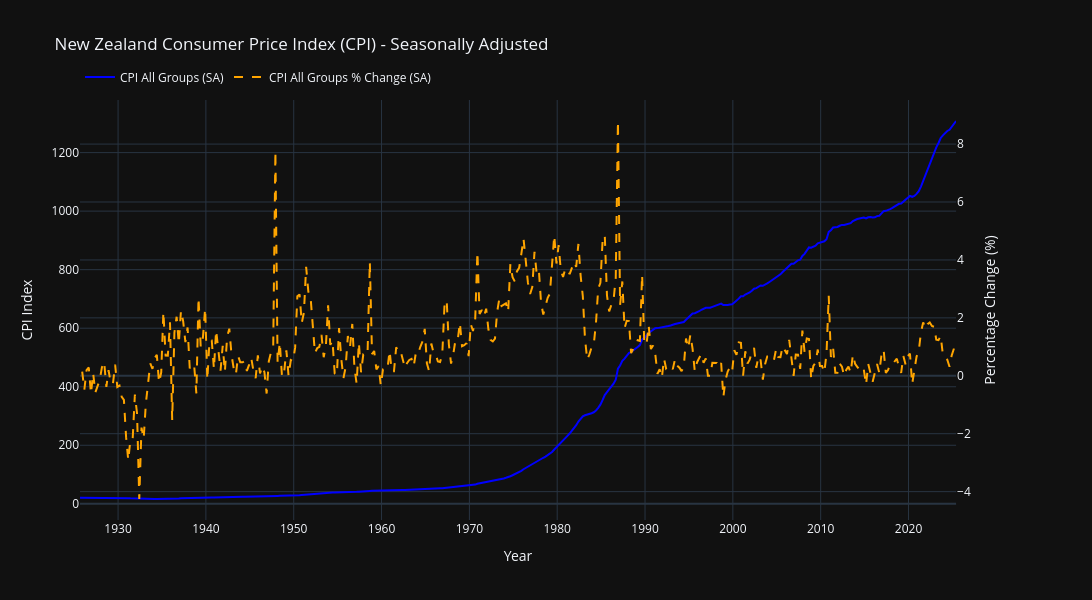
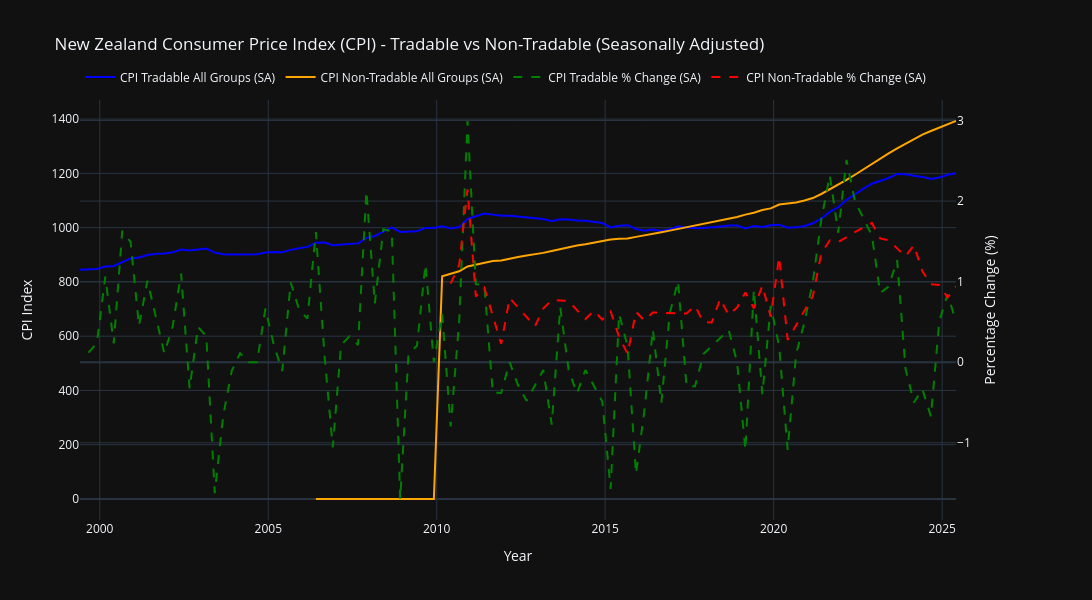

Source (notebook cell) for these figures, in order:
### Markdown cell above
# Seasonally Adjusted CPI
Assess the impact of seasonally adjusted CPI data on aggregates.

1. 'CPI All Groups for New Zealand, Seasonally adjusted'
2. 'CPI Non-standard Tradable & Non-tradable series,Seasonally adjusted' - 'Tradable All Groups' vs 'Non-Tradable All Groups'

Note: Python enables to programmatically analyse different combinations of inflation data to place specific bets depending on the outcomes.

### Code cell
# Use the processing function to clean the CPI seasonally adjusted dataframe.
cpi_sa_processed_df = process_cpi_sa(cpi_quarterly_sa_df)
# Split the dataframe into three separate groups: All groups seasonally adjusted, Non-standard tradable and non-tradable, and tradable all groups.
cpi_sa_nz_df = cpi_sa_processed_df[cpi_sa_processed_df['Group'] == 'CPI All Groups for New Zealand, Seasonally adjusted']
cpi_sa_tradeable_df = cpi_sa_processed_df[cpi_sa_processed_df['Group'] == 'CPI Non-standard Tradable & Non-tradable series,Seasonally adjusted']
cpi_sa_tradeable_df = cpi_sa_tradeable_df[cpi_sa_tradeable_df['Series_title_2'] == 'Tradable All Groups']

cpi_sa_non_tradeable_df = cpi_sa_processed_df[cpi_sa_processed_df['Group'] == 'CPI Non-standard Tradable & Non-tradable series,Seasonally adjusted']
cpi_sa_non_tradeable_df = cpi_sa_non_tradeable_df[cpi_sa_non_tradeable_df['Series_title_2'] == 'Non-Tradable All Groups']

# Plot the three CPI seasonally adjusted groups.
# Create subplot with secondary y-axis
fig = make_subplots(specs=[[{"secondary_y": True}]])

# Left y-axis: CPI Index
fig.add_trace(
    go.Scatter(
        x=cpi_sa_nz_df["date"],
        y=cpi_sa_nz_df["value"],
        name="CPI All Groups (SA)",
        mode="lines",
        line=dict(color="blue")
    ),
    secondary_y=False
)

# Right y-axis: % Change (using pct_change * 100 like in your Matplotlib code)
fig.add_trace(
    go.Scatter(
        x=cpi_sa_nz_df["date"],
        y=cpi_sa_nz_df["value"].pct_change() * 100,
        name="CPI All Groups % Change (SA)",
        mode="lines",
        line=dict(color="orange", dash="dash")
    ),
    secondary_y=True
)

# Layout
fig.update_layout(
    title_text="New Zealand Consumer Price Index (CPI) - Seasonally Adjusted",
    height=600,
    width=1100,
    hovermode="x unified",
    legend=dict(orientation="h", yanchor="bottom", y=1.02, xanchor="left", x=0)
)

# Axis labels
fig.update_xaxes(title_text="Year", showgrid=True)
fig.update_yaxes(title_text="CPI Index", secondary_y=False, showgrid=True)
fig.update_yaxes(title_text="Percentage Change (%)", secondary_y=True)

fig.show()

# Create subplot with secondary y-axis
fig = make_subplots(specs=[[{"secondary_y": True}]])

# Left y-axis: CPI Index
fig.add_trace(
    go.Scatter(
        x=cpi_sa_tradeable_df["date"],
        y=cpi_sa_tradeable_df["value"],
        name="CPI Tradable All Groups (SA)",
        mode="lines",
        line=dict(color="blue")
    ),
    secondary_y=False
)

fig.add_trace(
    go.Scatter(
        x=cpi_sa_non_tradeable_df["date"],
        y=cpi_sa_non_tradeable_df["value"],
        name="CPI Non-Tradable All Groups (SA)",
        mode="lines",
        line=dict(color="orange")
    ),
    secondary_y=False
)

# Right y-axis: % Change
fig.add_trace(
    go.Scatter(
        x=cpi_sa_tradeable_df["date"],
        y=cpi_sa_tradeable_df["value"].pct_change() * 100,
        name="CPI Tradable % Change (SA)",
        mode="lines",
        line=dict(color="green", dash="dash")
    ),
    secondary_y=True
)

fig.add_trace(
    go.Scatter(
        x=cpi_sa_non_tradeable_df["date"],
        y=cpi_sa_non_tradeable_df["value"].pct_change() * 100,
        name="CPI Non-Tradable % Change (SA)",
        mode="lines",
        line=dict(color="red", dash="dash")
    ),
    secondary_y=True
)

# Layout
fig.update_layout(
    title_text="New Zealand Consumer Price Index (CPI) - Tradable vs Non-Tradable (Seasonally Adjusted)",
    height=600,
    width=1100,
    hovermode="x unified",
    legend=dict(orientation="h", yanchor="bottom", y=1.02, xanchor="left", x=0)
)

# Axis labels
fig.update_xaxes(title_text="Year", showgrid=True)
fig.update_yaxes(title_text="CPI Index", secondary_y=False, showgrid=True)
fig.update_yaxes(title_text="Percentage Change (%)", secondary_y=True)

fig.show()

### Figure 1 — Plotly figure (JSON) as saved in the notebook; plotly's stock layout.template omitted (floating-point values rounded to 4 significant figures; data arrays with more than 128 entries replaced by an {"elided": "..."} marker saying what was removed)
{"data": [{"line": {"color": "blue"}, "mode": "lines", "name": "CPI All Groups (SA)", "x": {"elided": "400 str values"}, "y": {"elided": "400 float values"}, "type": "scatter", "xaxis": "x", "yaxis": "y"}, {"line": {"color": "orange", "dash": "dash"}, "mode": "lines", "name": "CPI All Groups % Change (SA)", "x": {"elided": "400 str values"}, "y": {"elided": "400 float values"}, "type": "scatter", "xaxis": "x", "yaxis": "y2"}], "layout": {"xaxis": {"anchor": "y", "domain": [0.0, 0.94], "title": {"text": "Year"}, "showgrid": true}, "yaxis": {"anchor": "x", "domain": [0.0, 1.0], "title": {"text": "CPI Index"}, "showgrid": true}, "yaxis2": {"anchor": "x", "overlaying": "y", "side": "right", "title": {"text": "Percentage Change (%)"}}, "title": {"text": "New Zealand Consumer Price Index (CPI) - Seasonally Adjusted"}, "legend": {"orientation": "h", "yanchor": "bottom", "y": 1.02, "xanchor": "left", "x": 0}, "height": 600, "width": 1100, "hovermode": "x unified"}}

### Figure 2 — Plotly figure (JSON) as saved in the notebook; plotly's stock layout.template omitted (floating-point values rounded to 4 significant figures)
{"data": [{"line": {"color": "blue"}, "mode": "lines", "name": "CPI Tradable All Groups (SA)", "x": ["1999-06-01T00:00:00", "1999-09-01T00:00:00", "1999-12-01T00:00:00", "2000-03-01T00:00:00", "2000-06-01T00:00:00", "2000-09-01T00:00:00", "2000-12-01T00:00:00", "2001-03-01T00:00:00", "2001-06-01T00:00:00", "2001-09-01T00:00:00", "2001-12-01T00:00:00", "2002-03-01T00:00:00", "2002-06-01T00:00:00", "2002-09-01T00:00:00", "2002-12-01T00:00:00", "2003-03-01T00:00:00", "2003-06-01T00:00:00", "2003-09-01T00:00:00", "2003-12-01T00:00:00", "2004-03-01T00:00:00", "2004-06-01T00:00:00", "2004-09-01T00:00:00", "2004-12-01T00:00:00", "2005-03-01T00:00:00", "2005-06-01T00:00:00", "2005-09-01T00:00:00", "2005-12-01T00:00:00", "2006-03-01T00:00:00", "2006-06-01T00:00:00", "2006-09-01T00:00:00", "2006-12-01T00:00:00", "2007-03-01T00:00:00", "2007-06-01T00:00:00", "2007-09-01T00:00:00", "2007-12-01T00:00:00", "2008-03-01T00:00:00", "2008-06-01T00:00:00", "2008-09-01T00:00:00", "2008-12-01T00:00:00", "2009-03-01T00:00:00", "2009-06-01T00:00:00", "2009-09-01T00:00:00", "2009-12-01T00:00:00", "2010-03-01T00:00:00", "2010-06-01T00:00:00", "2010-09-01T00:00:00", "2010-12-01T00:00:00", "2011-03-01T00:00:00", "2011-06-01T00:00:00", "2011-09-01T00:00:00", "2011-12-01T00:00:00", "2012-03-01T00:00:00", "2012-06-01T00:00:00", "2012-09-01T00:00:00", "2012-12-01T00:00:00", "2013-03-01T00:00:00", "2013-06-01T00:00:00", "2013-09-01T00:00:00", "2013-12-01T00:00:00", "2014-03-01T00:00:00", "2014-06-01T00:00:00", "2014-09-01T00:00:00", "2014-12-01T00:00:00", "2015-03-01T00:00:00", "2015-06-01T00:00:00", "2015-09-01T00:00:00", "2015-12-01T00:00:00", "2016-03-01T00:00:00", "2016-06-01T00:00:00", "2016-09-01T00:00:00", "2016-12-01T00:00:00", "2017-03-01T00:00:00", "2017-06-01T00:00:00", "2017-09-01T00:00:00", "2017-12-01T00:00:00", "2018-03-01T00:00:00", "2018-06-01T00:00:00", "2018-09-01T00:00:00", "2018-12-01T00:00:00", "2019-03-01T00:00:00", "2019-06-01T00:00:00", "2019-09-01T00:00:00", "2019-12-01T00:00:00", "2020-03-01T00:00:00", "2020-06-01T00:00:00", "2020-09-01T00:00:00", "2020-12-01T00:00:00", "2021-03-01T00:00:00", "2021-06-01T00:00:00", "2021-09-01T00:00:00", "2021-12-01T00:00:00", "2022-03-01T00:00:00", "2022-06-01T00:00:00", "2022-09-01T00:00:00", "2022-12-01T00:00:00", "2023-03-01T00:00:00", "2023-06-01T00:00:00", "2023-09-01T00:00:00", "2023-12-01T00:00:00", "2024-03-01T00:00:00", "2024-06-01T00:00:00", "2024-09-01T00:00:00", "2024-12-01T00:00:00", "2025-03-01T00:00:00", "2025-06-01T00:00:00"], "y": [845.0, 846.0, 848.0, 857.0, 859.0, 873.0, 886.0, 890.0, 899.0, 904.0, 905.0, 909.0, 919.0, 916.0, 920.0, 923.0, 908.0, 902.0, 901.0, 902.0, 902.0, 902.0, 908.0, 910.0, 909.0, 918.0, 924.0, 929.0, 944.0, 945.0, 935.0, 937.0, 940.0, 942.0, 962.0, 969.0, 985.0, 1001.0, 984.0, 985.0, 987.0, 999.0, 999.0, 1005.0, 997.0, 1002.0, 1032.0, 1042.0, 1052.0, 1048.0, 1044.0, 1044.0, 1041.0, 1036.0, 1033.0, 1032.0, 1024.0, 1031.0, 1030.0, 1026.0, 1025.0, 1022.0, 1017.0, 1001.0, 1007.0, 1009.0, 995.0, 989.0, 993.0, 988.0, 994.0, 1004.0, 1001.0, 998.0, 999.0, 1001.0, 1004.0, 1008.0, 1008.0, 997.0, 1006.0, 1002.0, 1009.0, 1011.0, 1000.0, 1001.0, 1006.0, 1016.0, 1034.0, 1058.0, 1075.0, 1102.0, 1124.0, 1144.0, 1162.0, 1172.0, 1183.0, 1198.0, 1197.0, 1191.0, 1187.0, 1179.0, 1185.0, 1195.0, 1201.0], "type": "scatter", "xaxis": "x", "yaxis": "y"}, {"line": {"color": "orange"}, "mode": "lines", "name": "CPI Non-Tradable All Groups (SA)", "x": ["2006-06-01T00:00:00", "2006-09-01T00:00:00", "2006-12-01T00:00:00", "2007-03-01T00:00:00", "2007-06-01T00:00:00", "2007-09-01T00:00:00", "2007-12-01T00:00:00", "2008-03-01T00:00:00", "2008-06-01T00:00:00", "2008-09-01T00:00:00", "2008-12-01T00:00:00", "2009-03-01T00:00:00", "2009-06-01T00:00:00", "2009-09-01T00:00:00", "2009-12-01T00:00:00", "2010-03-01T00:00:00", "2010-06-01T00:00:00", "2010-09-01T00:00:00", "2010-12-01T00:00:00", "2011-03-01T00:00:00", "2011-06-01T00:00:00", "2011-09-01T00:00:00", "2011-12-01T00:00:00", "2012-03-01T00:00:00", "2012-06-01T00:00:00", "2012-09-01T00:00:00", "2012-12-01T00:00:00", "2013-03-01T00:00:00", "2013-06-01T00:00:00", "2013-09-01T00:00:00", "2013-12-01T00:00:00", "2014-03-01T00:00:00", "2014-06-01T00:00:00", "2014-09-01T00:00:00", "2014-12-01T00:00:00", "2015-03-01T00:00:00", "2015-06-01T00:00:00", "2015-09-01T00:00:00", "2015-12-01T00:00:00", "2016-03-01T00:00:00", "2016-06-01T00:00:00", "2016-09-01T00:00:00", "2016-12-01T00:00:00", "2017-03-01T00:00:00", "2017-06-01T00:00:00", "2017-09-01T00:00:00", "2017-12-01T00:00:00", "2018-03-01T00:00:00", "2018-06-01T00:00:00", "2018-09-01T00:00:00", "2018-12-01T00:00:00", "2019-03-01T00:00:00", "2019-06-01T00:00:00", "2019-09-01T00:00:00", "2019-12-01T00:00:00", "2020-03-01T00:00:00", "2020-06-01T00:00:00", "2020-09-01T00:00:00", "2020-12-01T00:00:00", "2021-03-01T00:00:00", "2021-06-01T00:00:00", "2021-09-01T00:00:00", "2021-12-01T00:00:00", "2022-03-01T00:00:00", "2022-06-01T00:00:00", "2022-09-01T00:00:00", "2022-12-01T00:00:00", "2023-03-01T00:00:00", "2023-06-01T00:00:00", "2023-09-01T00:00:00", "2023-12-01T00:00:00", "2024-03-01T00:00:00", "2024-06-01T00:00:00", "2024-09-01T00:00:00", "2024-12-01T00:00:00", "2025-03-01T00:00:00", "2025-06-01T00:00:00"], "y": [0.0, 0.0, 0.0, 0.0, 0.0, 0.0, 0.0, 0.0, 0.0, 0.0, 0.0, 0.0, 0.0, 0.0, 0.0, 821.0, 829.0, 839.0, 857.0, 864.0, 872.0, 877.0, 879.0, 886.0, 892.0, 897.0, 901.0, 907.0, 914.0, 921.0, 928.0, 934.0, 939.0, 945.0, 950.0, 956.0, 959.0, 960.0, 966.0, 971.0, 977.0, 983.0, 989.0, 995.0, 1001.0, 1008.0, 1013.0, 1018.0, 1026.0, 1032.0, 1039.0, 1048.0, 1055.0, 1065.0, 1071.0, 1085.0, 1088.0, 1093.0, 1100.0, 1109.0, 1124.0, 1141.0, 1158.0, 1176.0, 1195.0, 1215.0, 1236.0, 1255.0, 1274.0, 1292.0, 1309.0, 1328.0, 1343.0, 1356.0, 1369.0, 1380.0, 1393.0], "type": "scatter", "xaxis": "x", "yaxis": "y"}, {"line": {"color": "green", "dash": "dash"}, "mode": "lines", "name": "CPI Tradable % Change (SA)", "x": ["1999-06-01T00:00:00", "1999-09-01T00:00:00", "1999-12-01T00:00:00", "2000-03-01T00:00:00", "2000-06-01T00:00:00", "2000-09-01T00:00:00", "2000-12-01T00:00:00", "2001-03-01T00:00:00", "2001-06-01T00:00:00", "2001-09-01T00:00:00", "2001-12-01T00:00:00", "2002-03-01T00:00:00", "2002-06-01T00:00:00", "2002-09-01T00:00:00", "2002-12-01T00:00:00", "2003-03-01T00:00:00", "2003-06-01T00:00:00", "2003-09-01T00:00:00", "2003-12-01T00:00:00", "2004-03-01T00:00:00", "2004-06-01T00:00:00", "2004-09-01T00:00:00", "2004-12-01T00:00:00", "2005-03-01T00:00:00", "2005-06-01T00:00:00", "2005-09-01T00:00:00", "2005-12-01T00:00:00", "2006-03-01T00:00:00", "2006-06-01T00:00:00", "2006-09-01T00:00:00", "2006-12-01T00:00:00", "2007-03-01T00:00:00", "2007-06-01T00:00:00", "2007-09-01T00:00:00", "2007-12-01T00:00:00", "2008-03-01T00:00:00", "2008-06-01T00:00:00", "2008-09-01T00:00:00", "2008-12-01T00:00:00", "2009-03-01T00:00:00", "2009-06-01T00:00:00", "2009-09-01T00:00:00", "2009-12-01T00:00:00", "2010-03-01T00:00:00", "2010-06-01T00:00:00", "2010-09-01T00:00:00", "2010-12-01T00:00:00", "2011-03-01T00:00:00", "2011-06-01T00:00:00", "2011-09-01T00:00:00", "2011-12-01T00:00:00", "2012-03-01T00:00:00", "2012-06-01T00:00:00", "2012-09-01T00:00:00", "2012-12-01T00:00:00", "2013-03-01T00:00:00", "2013-06-01T00:00:00", "2013-09-01T00:00:00", "2013-12-01T00:00:00", "2014-03-01T00:00:00", "2014-06-01T00:00:00", "2014-09-01T00:00:00", "2014-12-01T00:00:00", "2015-03-01T00:00:00", "2015-06-01T00:00:00", "2015-09-01T00:00:00", "2015-12-01T00:00:00", "2016-03-01T00:00:00", "2016-06-01T00:00:00", "2016-09-01T00:00:00", "2016-12-01T00:00:00", "2017-03-01T00:00:00", "2017-06-01T00:00:00", "2017-09-01T00:00:00", "2017-12-01T00:00:00", "2018-03-01T00:00:00", "2018-06-01T00:00:00", "2018-09-01T00:00:00", "2018-12-01T00:00:00", "2019-03-01T00:00:00", "2019-06-01T00:00:00", "2019-09-01T00:00:00", "2019-12-01T00:00:00", "2020-03-01T00:00:00", "2020-06-01T00:00:00", "2020-09-01T00:00:00", "2020-12-01T00:00:00", "2021-03-01T00:00:00", "2021-06-01T00:00:00", "2021-09-01T00:00:00", "2021-12-01T00:00:00", "2022-03-01T00:00:00", "2022-06-01T00:00:00", "2022-09-01T00:00:00", "2022-12-01T00:00:00", "2023-03-01T00:00:00", "2023-06-01T00:00:00", "2023-09-01T00:00:00", "2023-12-01T00:00:00", "2024-03-01T00:00:00", "2024-06-01T00:00:00", "2024-09-01T00:00:00", "2024-12-01T00:00:00", "2025-03-01T00:00:00", "2025-06-01T00:00:00"], "y": [NaN, 0.1183, 0.2364, 1.061, 0.2334, 1.63, 1.489, 0.4515, 1.011, 0.5562, 0.1106, 0.442, 1.1, -0.3264, 0.4367, 0.3261, -1.625, -0.6608, -0.1109, 0.111, 0.0, 0.0, 0.6652, 0.2203, -0.1099, 0.9901, 0.6536, 0.5411, 1.615, 0.1059, -1.058, 0.2139, 0.3202, 0.2128, 2.123, 0.7277, 1.651, 1.624, -1.698, 0.1016, 0.203, 1.216, 0.0, 0.6006, -0.796, 0.5015, 2.994, 0.969, 0.9597, -0.3802, -0.3817, 0.0, -0.2874, -0.4803, -0.2896, -0.09681, -0.7752, 0.6836, -0.09699, -0.3883, -0.09747, -0.2927, -0.4892, -1.573, 0.5994, 0.1986, -1.388, -0.603, 0.4044, -0.5035, 0.6073, 1.006, -0.2988, -0.2997, 0.1002, 0.2002, 0.2997, 0.3984, 0.0, -1.091, 0.9027, -0.3976, 0.6986, 0.1982, -1.088, 0.1, 0.4995, 0.994, 1.772, 2.321, 1.607, 2.512, 1.996, 1.779, 1.573, 0.8606, 0.9386, 1.268, -0.08347, -0.5013, -0.3359, -0.674, 0.5089, 0.8439, 0.5021], "type": "scatter", "xaxis": "x", "yaxis": "y2"}, {"line": {"color": "red", "dash": "dash"}, "mode": "lines", "name": "CPI Non-Tradable % Change (SA)", "x": ["2006-06-01T00:00:00", "2006-09-01T00:00:00", "2006-12-01T00:00:00", "2007-03-01T00:00:00", "2007-06-01T00:00:00", "2007-09-01T00:00:00", "2007-12-01T00:00:00", "2008-03-01T00:00:00", "2008-06-01T00:00:00", "2008-09-01T00:00:00", "2008-12-01T00:00:00", "2009-03-01T00:00:00", "2009-06-01T00:00:00", "2009-09-01T00:00:00", "2009-12-01T00:00:00", "2010-03-01T00:00:00", "2010-06-01T00:00:00", "2010-09-01T00:00:00", "2010-12-01T00:00:00", "2011-03-01T00:00:00", "2011-06-01T00:00:00", "2011-09-01T00:00:00", "2011-12-01T00:00:00", "2012-03-01T00:00:00", "2012-06-01T00:00:00", "2012-09-01T00:00:00", "2012-12-01T00:00:00", "2013-03-01T00:00:00", "2013-06-01T00:00:00", "2013-09-01T00:00:00", "2013-12-01T00:00:00", "2014-03-01T00:00:00", "2014-06-01T00:00:00", "2014-09-01T00:00:00", "2014-12-01T00:00:00", "2015-03-01T00:00:00", "2015-06-01T00:00:00", "2015-09-01T00:00:00", "2015-12-01T00:00:00", "2016-03-01T00:00:00", "2016-06-01T00:00:00", "2016-09-01T00:00:00", "2016-12-01T00:00:00", "2017-03-01T00:00:00", "2017-06-01T00:00:00", "2017-09-01T00:00:00", "2017-12-01T00:00:00", "2018-03-01T00:00:00", "2018-06-01T00:00:00", "2018-09-01T00:00:00", "2018-12-01T00:00:00", "2019-03-01T00:00:00", "2019-06-01T00:00:00", "2019-09-01T00:00:00", "2019-12-01T00:00:00", "2020-03-01T00:00:00", "2020-06-01T00:00:00", "2020-09-01T00:00:00", "2020-12-01T00:00:00", "2021-03-01T00:00:00", "2021-06-01T00:00:00", "2021-09-01T00:00:00", "2021-12-01T00:00:00", "2022-03-01T00:00:00", "2022-06-01T00:00:00", "2022-09-01T00:00:00", "2022-12-01T00:00:00", "2023-03-01T00:00:00", "2023-06-01T00:00:00", "2023-09-01T00:00:00", "2023-12-01T00:00:00", "2024-03-01T00:00:00", "2024-06-01T00:00:00", "2024-09-01T00:00:00", "2024-12-01T00:00:00", "2025-03-01T00:00:00", "2025-06-01T00:00:00"], "y": [NaN, NaN, NaN, NaN, NaN, NaN, NaN, NaN, NaN, NaN, NaN, NaN, NaN, NaN, NaN, Infinity, 0.9744, 1.206, 2.145, 0.8168, 0.9259, 0.5734, 0.2281, 0.7964, 0.6772, 0.5605, 0.4459, 0.6659, 0.7718, 0.7659, 0.76, 0.6466, 0.5353, 0.639, 0.5291, 0.6316, 0.3138, 0.1043, 0.625, 0.5176, 0.6179, 0.6141, 0.6104, 0.6067, 0.603, 0.6993, 0.496, 0.4936, 0.7859, 0.5848, 0.6783, 0.8662, 0.6679, 0.9479, 0.5634, 1.307, 0.2765, 0.4596, 0.6404, 0.8182, 1.353, 1.512, 1.49, 1.554, 1.616, 1.674, 1.728, 1.537, 1.514, 1.413, 1.316, 1.451, 1.13, 0.968, 0.9587, 0.8035, 0.942], "type": "scatter", "xaxis": "x", "yaxis": "y2"}], "layout": {"xaxis": {"anchor": "y", "domain": [0.0, 0.94], "title": {"text": "Year"}, "showgrid": true}, "yaxis": {"anchor": "x", "domain": [0.0, 1.0], "title": {"text": "CPI Index"}, "showgrid": true}, "yaxis2": {"anchor": "x", "overlaying": "y", "side": "right", "title": {"text": "Percentage Change (%)"}}, "title": {"text": "New Zealand Consumer Price Index (CPI) - Tradable vs Non-Tradable (Seasonally Adjusted)"}, "legend": {"orientation": "h", "yanchor": "bottom", "y": 1.02, "xanchor": "left", "x": 0}, "height": 600, "width": 1100, "hovermode": "x unified"}}
